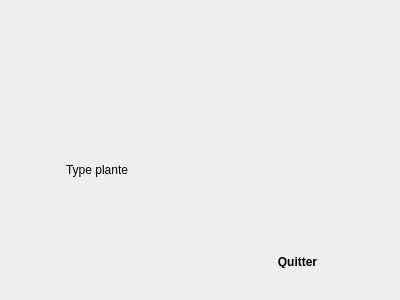
<?xml version="1.0" encoding="UTF-8"?>
<ui version="4.0">
 <class>typeplante</class>
 <widget class="QDialog" name="typeplante">
  <property name="geometry">
   <rect>
    <x>0</x>
    <y>0</y>
    <width>400</width>
    <height>300</height>
   </rect>
  </property>
  <property name="windowTitle">
   <string>Dialog</string>
  </property>
  <widget class="QPushButton" name="pushButton">
   <property name="geometry">
    <rect>
     <x>260</x>
     <y>250</y>
     <width>75</width>
     <height>23</height>
    </rect>
   </property>
   <property name="styleSheet">
    <string notr="true">color: &quot;red&quot;;

padding: 5px;
border-radius: 5px;

font-weight: bold;
</string>
   </property>
   <property name="text">
    <string>Quitter</string>
   </property>
  </widget>
  <widget class="QLabel" name="label">
   <property name="geometry">
    <rect>
     <x>66</x>
     <y>160</y>
     <width>121</width>
     <height>20</height>
    </rect>
   </property>
   <property name="text">
    <string>Type plante</string>
   </property>
  </widget>
 </widget>
 <resources/>
 <connections>
  <connection>
   <sender>pushButton</sender>
   <signal>clicked()</signal>
   <receiver>typeplante</receiver>
   <slot>accept()</slot>
   <hints>
    <hint type="sourcelabel">
     <x>283</x>
     <y>260</y>
    </hint>
    <hint type="destinationlabel">
     <x>494</x>
     <y>261</y>
    </hint>
   </hints>
  </connection>
 </connections>
</ui>
